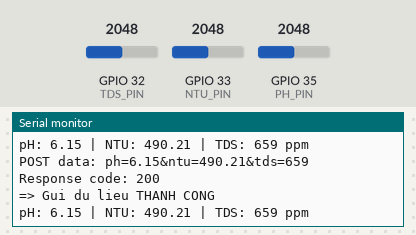
A sketch run on a simulated ESP32. Parts: the last lines printed to the serial monitor. The inputs (shaded band) are chosen by the test bench; at power-on: GPIO 32 (TDS_PIN) = 2048, GPIO 33 (NTU_PIN) = 2048, GPIO 35 (PH_PIN) = 2048 (analog values on the 0–4095 scale). WiFi joins after 1.5 s; servers stay silent unless stated; uploads are accepted with an empty reply; EEPROM starts erased.

Above: at 2.7 s.
2.8 s: GPIO 32 (TDS_PIN) set to 1960
At 4.16 s:
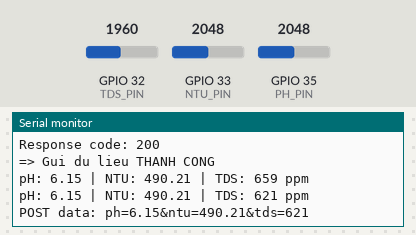
4.3 s: GPIO 33 (NTU_PIN) set to 1960
At 4.41 s:
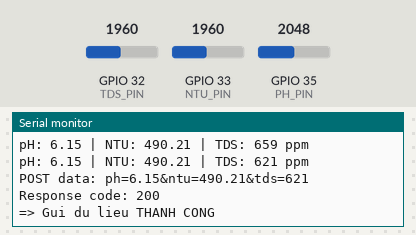
5.8 s: GPIO 35 (PH_PIN) set to 1960
At 7.1 s:
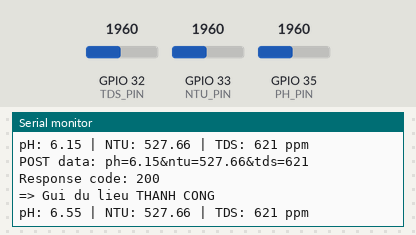
7.3 s: GPIO 32 (TDS_PIN) set to 2040
At 8.7 s:
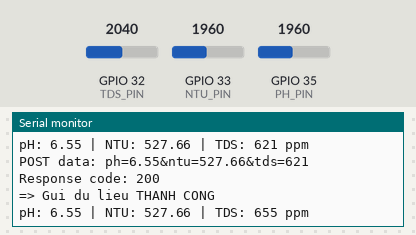
8.8 s: GPIO 33 (NTU_PIN) set to 2040
At 9.81 s:
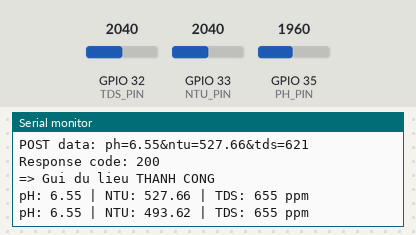
10.3 s: GPIO 35 (PH_PIN) set to 2040
At 11.3 s:
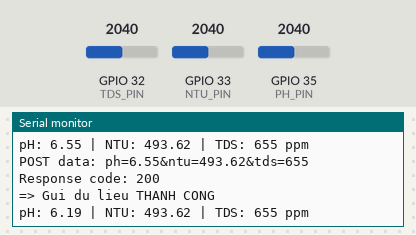
Timing chart, 0 to 12.8 s (numbered marks = the images above; inputs shaded):
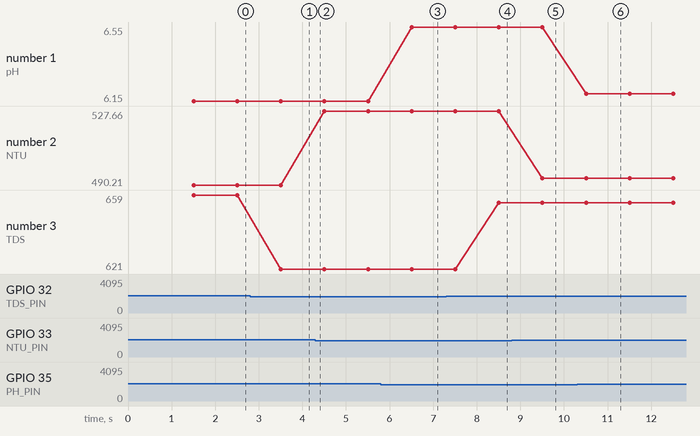

Measured:
- after the input at 2.8 s, the serial monitor: prints a new line after 0.71 s (image 1)
- after the input at 5.8 s, the serial monitor: prints a new line after 0.71 s (image 3)
- after the input at 7.3 s, the serial monitor: prints a new line after 1.2 s (image 4)
- after the input at 8.8 s, the serial monitor: prints a new line after 0.71 s (image 5)
- after the input at 10.3 s, the serial monitor: prints a new line after 0.21 s (image 6)
- plotted number 1: 6.15 → 6.55 after the input at 5.8 s, 6.55 → 6.19 after the input at 10.3 s
- plotted number 2: 490.21 → 527.66 after the input at 4.3 s, 527.66 → 493.62 after the input at 8.8 s
- plotted number 3: 659 → 621 after the input at 2.8 s, 621 → 655 after the input at 7.3 s

The sketch:

water_sensor.ino
```cpp
#include <WiFi.h>
#include <HTTPClient.h>
#include "DFRobot_ESP_PH.h"
#include <EEPROM.h>

const char* ssid       = "PHUONG NAM";
const char* password   = "0787767770";
const char* serverName = "http://192.168.1.9:8000/api/upload-reading/";

#define PH_PIN   35
#define NTU_PIN  33
#define TDS_PIN  32

// ========== pH (DFRobot_ESP_PH) ==========
DFRobot_ESP_PH ph;
#define ESPADC     4096.0
#define ESPVOLTAGE 3300
float phVoltage_mV = 0, pHValue = 0;
float waterTempC = 25.0;

// ========== TDS (SEN0244) ==========
#define VREF      3.3
#define SCOUNT    30
int   tdsBuf[SCOUNT];
int   tdsBufTmp[SCOUNT];
int   tdsIdx = 0;
float tdsAvgVolt = 0, tdsValue = 0;

// ========== NTU ==========
float rawClear = 3200;
float rawTurbid = 850;

unsigned long t_lastTdsSample = 0;
unsigned long t_lastTdsCalc   = 0;
unsigned long t_lastSend      = 0;
unsigned long t_lastPH        = 0;
unsigned long t_lastNTU       = 0;

int medianFilter(int bArray[], int len) {
  int bTab[len];
  for (int i = 0; i < len; i++) bTab[i] = bArray[i];
  for (int j = 0; j < len - 1; j++) {
    for (int i = 0; i < len - j - 1; i++) {
      if (bTab[i] > bTab[i + 1]) {
        int t = bTab[i]; bTab[i] = bTab[i + 1]; bTab[i + 1] = t;
      }
    }
  }
  if (len & 1) return bTab[(len - 1) / 2];
  return (bTab[len / 2] + bTab[len / 2 - 1]) / 2;
}

float mapfloat(float x, float in_min, float in_max, float out_min, float out_max) {
  return (x - in_min) * (out_max - out_min) / (in_max - in_min) + out_min;
}

void setup() {
  Serial.begin(115200);
  analogReadResolution(12);
  analogSetAttenuation(ADC_11db);
  WiFi.begin(ssid, password);
  Serial.print("Dang ket noi WiFi...");
  while (WiFi.status() != WL_CONNECTED) {
    delay(500);
    Serial.print(".");
  }
  Serial.println("\nWiFi connected!");
  Serial.println("=====================================");

  EEPROM.begin(32);
  ph.begin();
  pinMode(TDS_PIN, INPUT);
  for (int i = 0; i < SCOUNT; i++) tdsBuf[i] = analogRead(TDS_PIN);
}

void loop() {
  unsigned long now = millis();

  if (now - t_lastTdsSample >= 40) {
    t_lastTdsSample = now;
    tdsBuf[tdsIdx] = analogRead(TDS_PIN);
    tdsIdx = (tdsIdx + 1) % SCOUNT;
  }

  if (now - t_lastTdsCalc >= 1000) {
    t_lastTdsCalc = now;

    for (int i = 0; i < SCOUNT; i++) tdsBufTmp[i] = tdsBuf[i];
    int medianADC = medianFilter(tdsBufTmp, SCOUNT);

    tdsAvgVolt = medianADC * (VREF / 4095.0);

    float kTemp = 1.0 + 0.02 * (waterTempC - 25.0);
    float compVolt = tdsAvgVolt / kTemp;

    tdsValue = (133.42 * compVolt * compVolt * compVolt
             - 255.86 * compVolt * compVolt
             + 857.39 * compVolt) * 0.5;
    if (tdsValue < 0) tdsValue = 0;
  }

  if (now - t_lastPH >= 1000) {
    t_lastPH = now;
    float phADC = analogRead(PH_PIN);
    phVoltage_mV = (phADC / ESPADC) * ESPVOLTAGE; // mV
    pHValue = ph.readPH(phVoltage_mV, waterTempC);
    ph.calibration(phVoltage_mV, waterTempC);
  }

  static float ntuValue = 0;
  if (now - t_lastNTU >= 1000) {
    t_lastNTU = now;
    int ntuRaw = analogRead(NTU_PIN);

    ntuValue = mapfloat((float)ntuRaw, rawClear, rawTurbid, 0.0, 1000.0);
    if (ntuValue < 0) ntuValue = 0;
  }

  static unsigned long t_lastPrint = 0;
  if (now - t_lastPrint >= 1000) {
    t_lastPrint = now;
    Serial.print("pH: ");  Serial.print(pHValue, 2);
    Serial.print(" | NTU: "); Serial.print(ntuValue, 2);
    Serial.print(" | TDS: "); Serial.print(tdsValue, 0); Serial.println(" ppm");
  }

  if (now - t_lastSend >= 2000) {
    t_lastSend = now;

    if (WiFi.status() == WL_CONNECTED) {
      HTTPClient http;
      http.begin(serverName);
      http.addHeader("Content-Type", "application/x-www-form-urlencoded");

      String postData = "ph=" + String(pHValue, 2)
                      + "&ntu=" + String(ntuValue, 2)
                      + "&tds=" + String(tdsValue, 0);
      Serial.print("POST data: ");
      Serial.println(postData);

      int httpResponseCode = http.POST(postData);
      Serial.print("Response code: ");
      Serial.println(httpResponseCode);

      if (httpResponseCode == 200) {
        Serial.println("=> Gui du lieu THANH CONG");
      } else {
        Serial.print("=> Loi: ");
        Serial.println(httpResponseCode);
      }
      http.end();
    } else {
      Serial.println("WiFi mat ket noi, bo qua lan gui nay.");
    }
  }
}
```
